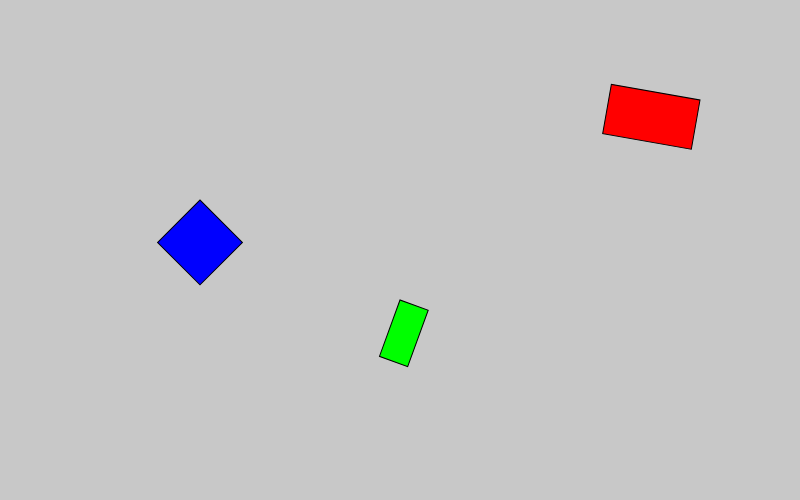
Frame 1 (no input)
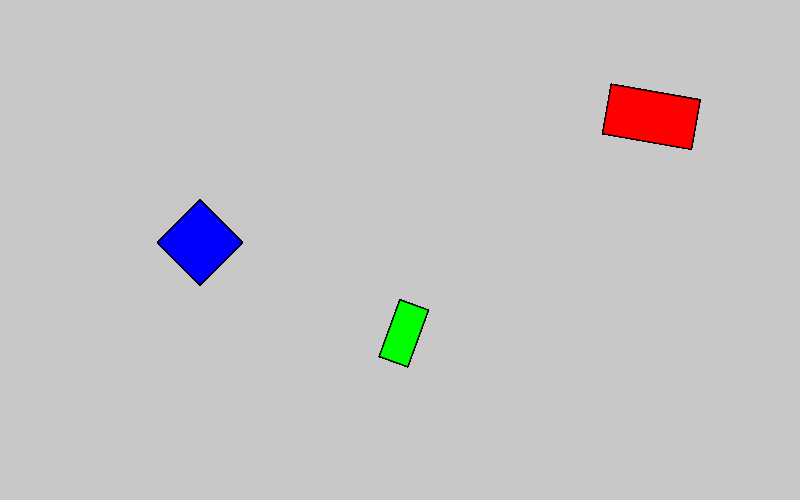
Frame 60 (no input)
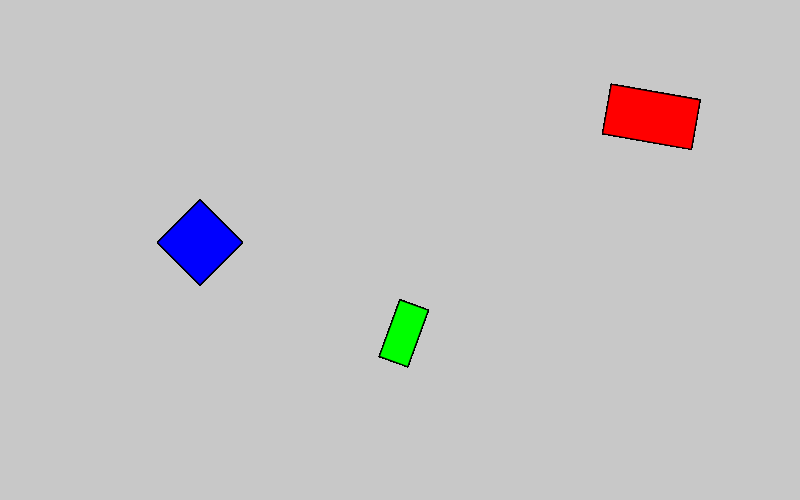
Frame 120 (the mouse pressed at the canvas centre since frame 60)

The p5.js sketch that drew these frames (run headless with seeded random() and noise() and a simulated clock; from frame 60 on, the mouse is pressed at the canvas centre):

// p5.js sketch
// ── sketch.js
function setup() {
  createCanvas( 800, 500);
  background(200);
}

function draw(){

push();
translate(200,200);//translate first then rotate
  rotate(PI/4);
   fill(0,0,255);

  rect(0,0,60,60);

  pop(); 

  push();
translate(400,300);//translate first then rotate
  rotate(PI/9);
   fill(0,255,0);

  rect(0,0,30,60);

  pop();

  push();
translate(700,100);//translate first then rotate
  rotate(PI/1.8);
   fill(255,0,0);

  rect(0,0,50,90);

  pop();
}
